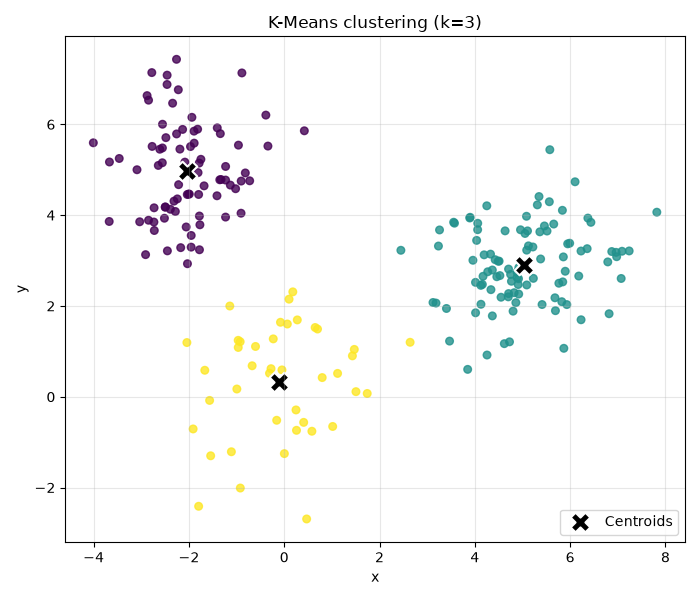

Reproduce this figure in Python.
import numpy as np

from ml_library import Kmeans
from ml_library.utils._random import get_rng

rng = get_rng(67)

if __name__ == "__main__":
    x_1 = rng.normal(loc=[5, 3], size=[100, 2])
    x_2 = rng.normal(loc=[-2, 5], size=[80, 2])
    x_3 = rng.normal(loc=[0, 0], size=[40, 2])

    X = np.concatenate([x_1, x_2, x_3])
    km = Kmeans(3, rng)
    km.fit(X)

    print(km.centroids)
    print(km.clusters)

    try:
        import matplotlib.pyplot as plt  # Required to view graph

        fig, ax = plt.subplots(figsize=(7, 6))

        scatter = ax.scatter(
            X[:, 0], X[:, 1], c=km.clusters, cmap="viridis", s=30, alpha=0.8
        )
        ax.scatter(
            km.centroids[:, 0],
            km.centroids[:, 1],
            c="black",
            marker="X", #type: ignore
            s=200,
            edgecolors="white",
            linewidths=1.5,
            label="Centroids",
        )

        ax.legend(*scatter.legend_elements(), title="Cluster", loc="upper left")
        ax.legend(loc="lower right")

        ax.set_title(f"K-Means clustering (k={km.k})")
        ax.set_xlabel("x")
        ax.set_ylabel("y")
        ax.grid(alpha=0.3)

        plt.tight_layout()
        plt.show()
    except ModuleNotFoundError:
        print("Matplotlib is not installed")
